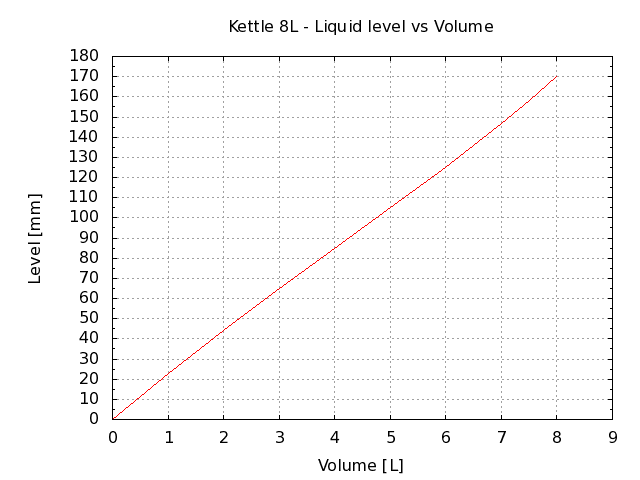

Here is the gnuplot script that generated this plot:
# setup graph
set term png
output_file = "volume.png"
set output output_file
set title "Kettle 8L - Liquid level vs Volume"
set style data lines
set ylabel "Level [mm]"
set yrange [0:180]
set grid y
set ytics 10
set mytics 2
set xlabel "Volume [L]"
set xrange [0:9]
set grid x
plot "volume.data" using 1:2 title ""
# set output back to default
set output
# reset terminal type
set terminal pop
